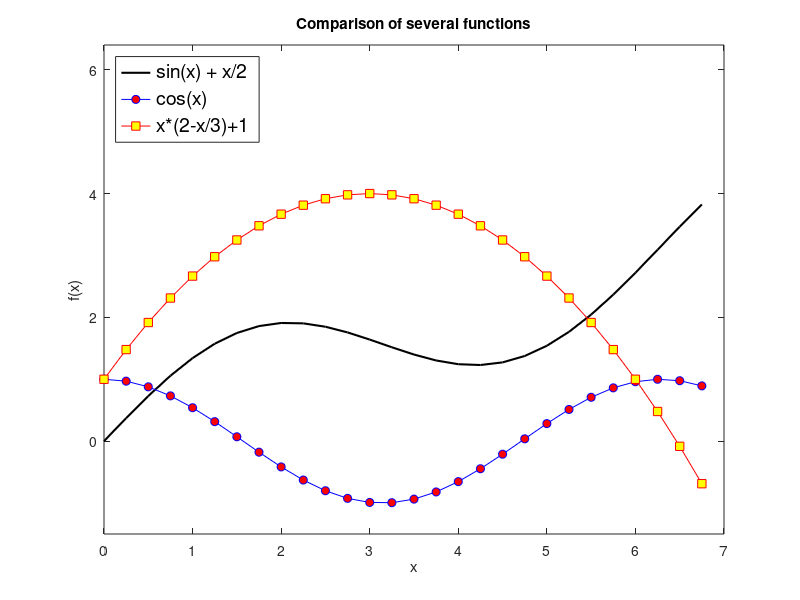

Write MATLAB code to recreate this figure.
clc; clear all; close all;

x = linspace(0,6.75,28);
f = sin(x) + x/2;
g = cos(x);
h = x.*(2-(x/3)) + 1;

clf
figure(1)
title('Comparison of several functions')
ylabel('f(x)')
xlabel('x')
hold on;
box on;
plot(x,f,'k','LineWidth',1.5)
plot(x,g,'-ob','MarkerFaceColor','r')
plot(x,h,'-sr', 'MarkerFaceColor','y')
legend('sin(x) + x/2','cos(x)','x*(2-x/3)+1', 'Location','northwest','FontSize',14)
ylim([-1.5,6.4])
